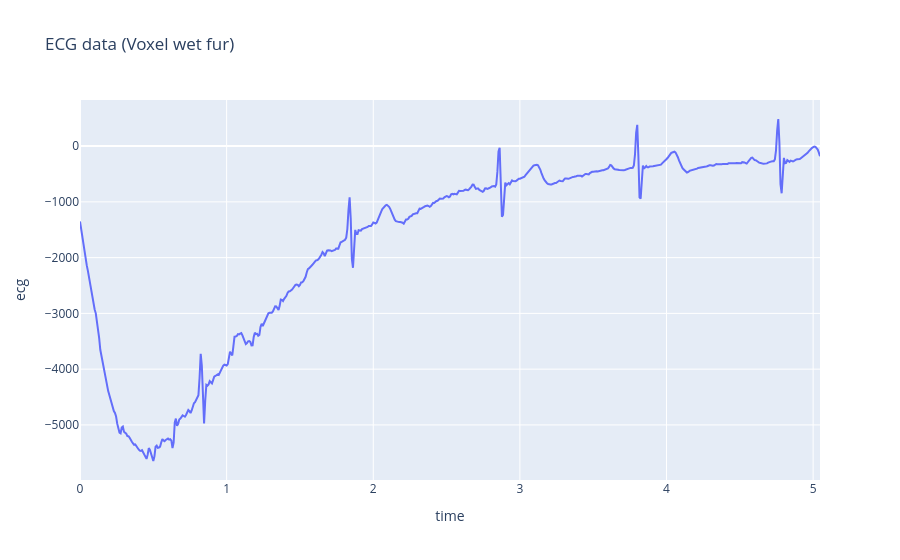

The notebook cell saved with this chart:
### Code cell
px.line(ecg_data,
        x = "time",
        y = "ecg",
        title = "ECG data (Voxel wet fur)")

### Figure 1 — Plotly figure (JSON) as saved in the notebook; plotly's stock layout.template omitted (floating-point values rounded to 4 significant figures; data arrays with more than 128 entries replaced by an {"elided": "..."} marker saying what was removed)
{"data": [{"hovertemplate": "time=%{x}<br>ecg=%{y}<extra></extra>", "legendgroup": "", "line": {"color": "#636efa", "dash": "solid"}, "marker": {"symbol": "circle"}, "mode": "lines", "name": "", "orientation": "v", "showlegend": false, "type": "scatter", "x": {"elided": "657 float values"}, "xaxis": "x", "y": {"elided": "657 int values"}, "yaxis": "y"}], "layout": {"legend": {"tracegroupgap": 0}, "title": {"text": "ECG data (Voxel wet fur)"}, "xaxis": {"anchor": "y", "domain": [0, 1], "title": {"text": "time"}}, "yaxis": {"anchor": "x", "domain": [0, 1], "title": {"text": "ecg"}}}}
